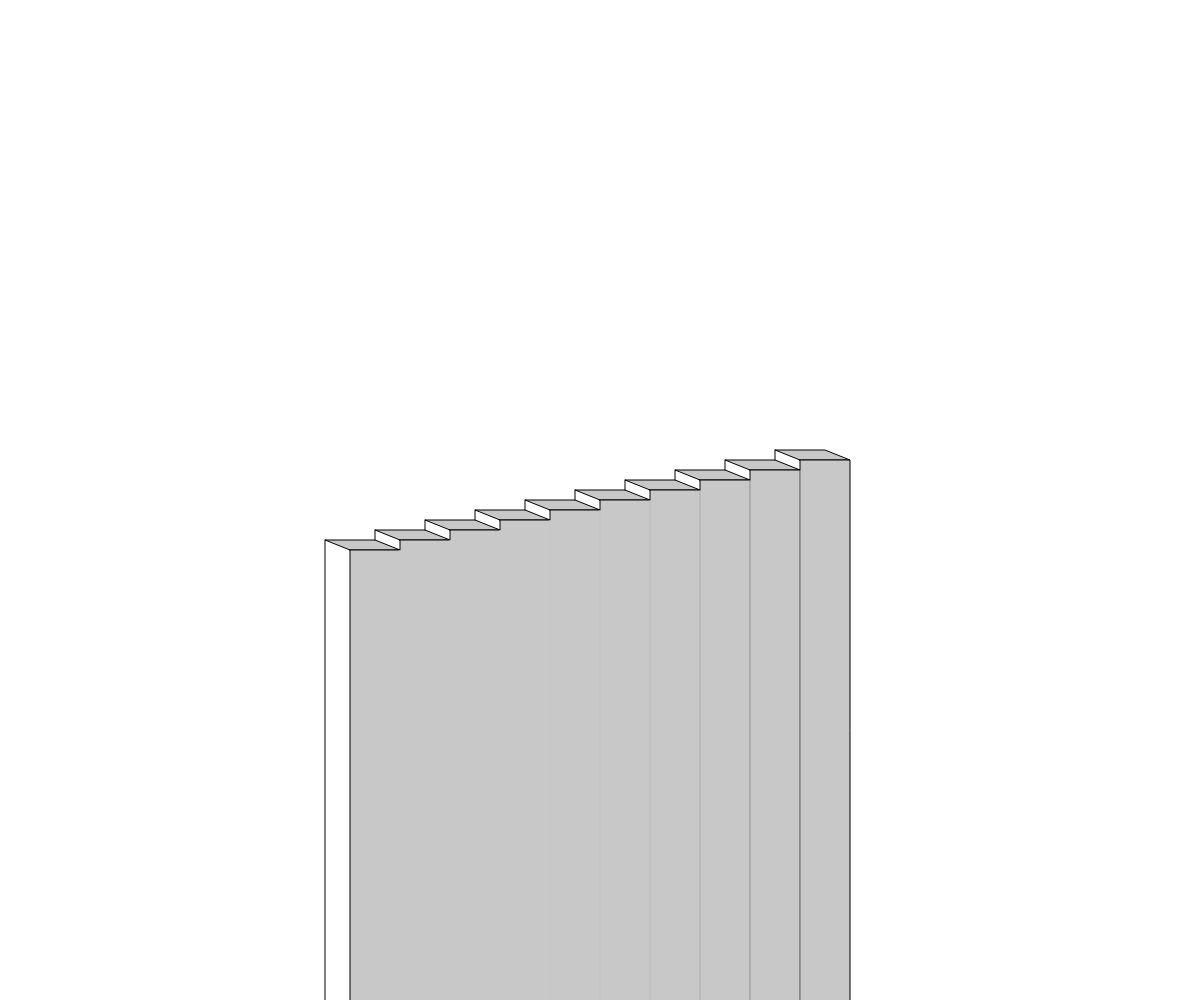
Frame 1 (no input)
Frame 2 (the mouse pressed at the canvas centre, redrawn once): identical to frame 1, image omitted

The p5.js sketch that drew this single still picture (run headless with seeded random() and noise() and a simulated clock; the mouse was pressed at the canvas centre and the sketch redrawn once):

// p5.js sketch
// ── sketch.js
function setup() {
	createCanvas(windowWidth, windowHeight); // set the canvas to match the window dimensions
	noLoop(); // disable continuous drawing
}

function draw() {
	background(255); // set background color to white
	stroke(0); // set stroke color to black for the shapes
	fill(200); // set fill color to a light gray for the steps

	// define the dimensions and number of the steps
	let stepWidth = 50;
	let stepHeight = 10;
	let depth = 1000;
	let steps = 10;

	// calculate the starting position
	let startX = width / 2 - steps * (stepWidth / 2);
	let startY = height / 2 + steps * (stepHeight / 2);

	// draw the steps
	for (let i = 0; i < steps; i++) {
		// draw the top face of the step
		beginShape();
		vertex(startX + i * stepWidth, startY - i * stepHeight);
		//ellipse(startX + (i + 0.5) * stepWidth, startY - (i + 1) * stepHeight, 10, 10);
		vertex(startX + (i + 1) * stepWidth, startY - i * stepHeight);
		vertex(startX + (i + 0.5) * stepWidth, startY - (i + 1) * stepHeight);
		vertex(startX + (i - 0.5) * stepWidth, startY - (i + 1) * stepHeight);
		endShape(CLOSE);

		// draw the front face of the step
		//ellipse(startX + (i + 1) * stepWidth, startY - i * stepHeight, 10, 10);
		beginShape();
		vertex(startX + i * stepWidth, startY - i * stepHeight);
		vertex(startX + (i + 1) * stepWidth, startY - i * stepHeight);
		vertex(startX + (i + 1) * stepWidth, startY - i * stepHeight + depth);
		vertex(startX + i * stepWidth, startY - i * stepHeight + depth);
		endShape(CLOSE);

		// draw line to finish left face of step
		line(
			startX + i * stepWidth,
			startY - i * stepHeight,

		)

		// draw over lines to create a flat looking face
		for (let i = 0; i < steps - 1; i++) {
			stroke(200);
			strokeWeight(1);
			line(
				startX + (i + 1) * stepWidth,
				startY - i * stepHeight + 1,
				startX + (i + 1) * stepWidth,
				startY - i * stepHeight + depth
			);
			stroke(0);
			strokeWeight(1);
		}

}

  // draw the vertical lines for the steps on the left side
	for (let j = -1; j < steps - 1; j++) {
		if (j == -1) {
			line(
				startX + (j + 0.5) * stepWidth,
				startY - (j + 1) * stepHeight - stepHeight,
				startX + (j + 0.5) * stepWidth,
				startY - (j + 1) * stepHeight + depth
			)
		} else {
			line(
				startX + (j + 0.5) * stepWidth,
				startY - (j + 1) * stepHeight,
				startX + (j + 0.5) * stepWidth,
				startY - (j + 1) * stepHeight - stepHeight
			);
		}

	}
  
  // connect the bottom-most step to the top-most step to create the illusion
//  line(
//    startX,
//    startY + depth,
//    startX - stepWidth / 2,
//    startY - stepHeight + depth
//  );
//  
//  line(
//    startX - stepWidth / 2,
//    startY - stepHeight + depth,
//    startX,
//    startY - stepHeight
//  );
//  
//  line(
//    startX,
//    startY - stepHeight,
//    startX + stepWidth,
//    startY - stepHeight
//  );
}
